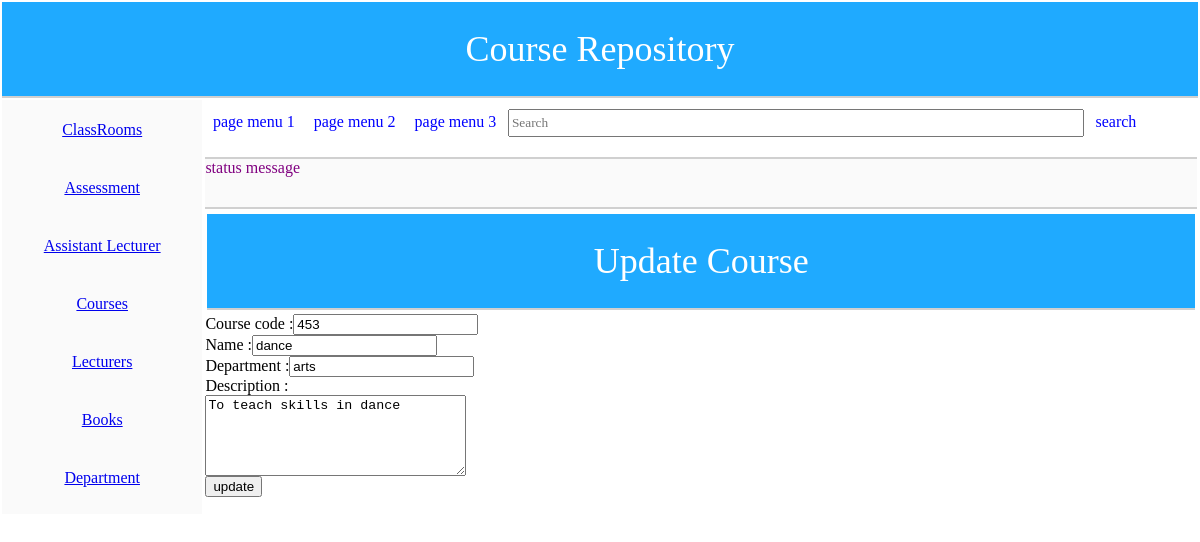
/coursesupdate.php?id=453, run on the app's committed database.
### tables this page shows
CREATE TABLE IF NOT EXISTS `courses` (
  `course_id` varchar(50) NOT NULL,
  `course_name` varchar(100) NOT NULL,
  `course_department` varchar(100) NOT NULL,
  `course_description` varchar(100) NOT NULL
);

### adb.php (called while the page is built, shortened)
<?php
class adb {
    var $link;
    var $result;
    function connect() {
        $this->link = mysql_connect(DB_HOST , DB_USER, DB_PWORD);
        return true;
    }
    function fetch() {
        return mysql_fetch_assoc($this->result);
    }
    function query($str_sql) {
        $this->result = mysql_query($str_sql,$this->link);
        return true;
    }
}
?>

### coursesupdate.php (the view, shortened to what this page needs)
<html>
	<head>
		<link rel="stylesheet" href="css/style.css">
	</head>
	<body>
		<table id= "tableBody" width="100%">
			<tr>
				<td colspan="2" id="pageheader">
					Course Repository
				</td>
			</tr>
			<tr>
				<td id="mainnav">
					<div class="menuitem">
					<a href='display.php'>ClassRooms</a>
					</div>
					<div class="menuitem">
					<a href='displayassess.php'>Assessment</a>
					</div>
					<div class="menuitem">
					<a href='assistantview.php'>Assistant Lecturer</a>
					</div>
					<div class="menuitem">
                    <a href='viewcourse.php'>Courses</a>
                    </div>
                    <div class="menuitem">
                    <a href='viewlecturers.php'>Lecturers</a>
                    </div>
					<div class="menuitem">
                    <a href='books2.php'>Books</a>
                    </div>
					<div class="menuitem">
                    <a href='department1.php'>Department</a>
                    </div>
					</td>
				<td id="content">
					<div id="divPageMenu">
						<span class="menuitem" >page menu 1</span>
						<span class="menuitem" >page menu 2</span>
						<span class="menuitem" >page menu 3</span>
						<input type="text" id="txtSearch" placeholder = "Search"/>
						<span class="menuitem">search</span>
					</div>
					<div id="divStatus" class="status">
						status message
					</div>
					<div id="divContent">
	<body>
		 <table id= "tableBody" width="100%">
            <tr>
                <td colspan="2" id="pageheader">
                    Update Course
                </td>
            </tr>
                </table>
		<?php
			if(isset($_REQUEST['id'] )){
				$id=$_REQUEST['id'];
				include_once("courses.php");
				$obj=new courses();
                $row=$obj->get_course($id);
            }
	?>
	<form action ="coursesupdate.php" method= "POST">
 		<div> Course code :<input type="text" name= "id" value="<?php echo $row['course_id']?>"/></div>
		<div> Name :<input type="text" name= "pn" value="<?php echo $row['course_name']?>"/></div>
		<div> Department :<input type="text" name= "dm" value="<?php echo $row['course_department']?>"/>
		<div> Description :</div>
		<div >
		<textarea name="dc" cols="30" rows="5"><?php echo $row['course_description']?></textarea>
		</div>
		<div><input type="submit" value="update"></div>
	</form>
	</body>
</html>

### css/style.css (style rules this page uses)
body { margin: 0px; }
.status { background-color:#fafafa; color: purple; border-bottom: solid 2px #d0d0d0; font-weight: solid; }
#mainnav .menuitem { color:black; cursor:hand; padding: 20px; }
#divPageMenu .menuitem { color:blue; cursor:hand; padding: 0.2cm; }
#pageheader { height: 1in; background-color: 1faaff; font-size: 36px; color: ffffff; text-align: center; border-bottom: solid 2px #d0d0d0; }
#mainnav { text-align: center; width:2in; vertical-align:top; background-color:#fafafa; }
#content { width:10in; vertical-align:top; background-color:#ffffff; }
#divPageMenu { height:0.5in; border-bottom: solid 2px #d0d0d0; padding-top: 0.2cm; }
#divStatus { height:0.5in; }
#txtSearch { height: 0.3in; width: 6in; font-family: cursive; }
#divContent { padding-top: 0.1cm; background-color:white; }

### data on the page
courses: id "453", pn "dance", dm "arts", dc "To teach skills in dance"
